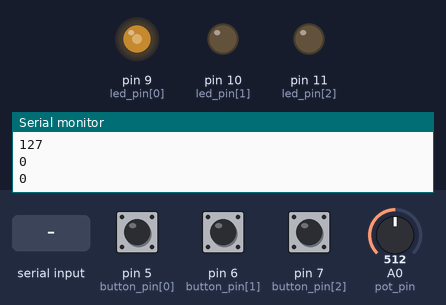
A program run on a simulated Arduino Uno, built with avr-gcc and run on an emulated ATmega328P. Parts: output pins drawn as LEDs (lit = HIGH), the last lines printed to the serial monitor. Dashed ring = blinking. Inputs (shaded band) come from the test bench; at power-on: pin 6 (button_pin[1]) HIGH, A0 (pot_pin) = 512, pin 5 (button_pin[0]) HIGH, pin 7 (button_pin[2]) HIGH.

Above: at 1.2 s.
1.3 s: pin 6 (button_pin[1]) pulled LOW for 0.15 s
At 2.07 s:
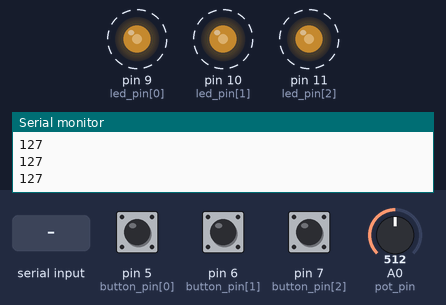
4.3 s: A0 (pot_pin) set to 716
At 4.32 s:
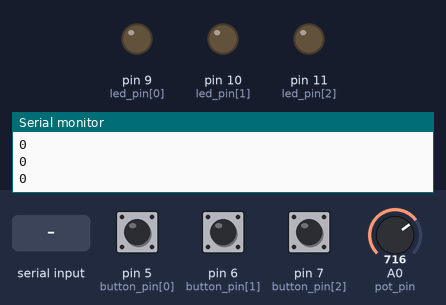
7.3 s: pin 5 (button_pin[0]) pulled LOW for 0.15 s
At 8.6 s:
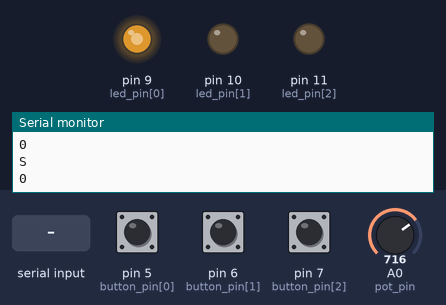
8.9 s: "S\n" received over Serial
At 11.8 s:
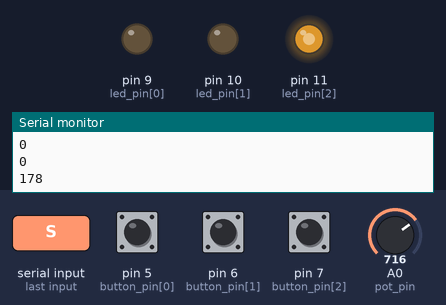
11.9 s: A0 (pot_pin) set to 900
14.9 s: pin 6 (button_pin[1]) pulled LOW for 1 s
Timing chart, 0 to 19.9 s (numbered marks = the images above; inputs shaded):
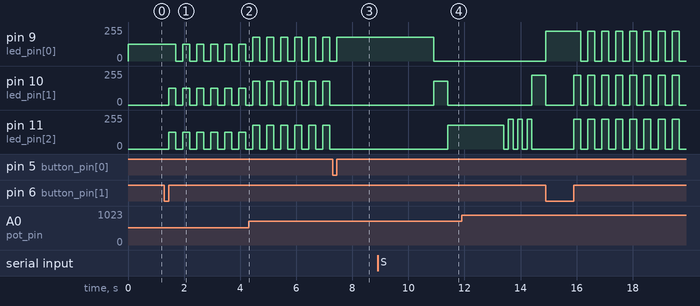

The program:

main.cpp
```cpp
#include <Arduino.h>
#include <TaskScheduler.h> // 스케줄러 헤더파일
#include "PinChangeInterrupt.h" // 버튼인터럽터 헤더파일


/////led,state를 배열로 사용 할 때 편의를 위해서 enum 사용

enum{

    RED = 0, YELLOW = 1, GREEN = 2,

    EMERGENCY = 0, BLINK = 1, OFF = 2, NORMAL = 3,

};


/////아두이노의 핀을 각 기능에 맞게 배열로 선언

const int led_pin[3] ={9,10,11}; // led핀 배열 analogwrite를 사용가능한 9,10,11번핀 사용
const int button_pin[3]={5, 6, 7}; // 버튼핀 배열
const int pot_pin = A0; // 가변저항값을 읽는 변수


///// 사용될 함수의 프로토타입을 선언

void Set_Bright(int red,int yellow,int green); // 밝기를 설정함수
void Led_On(); // led를 설정된 밝기로 키는 함수

void Emergency_State(); // emergency상태로 변경하는 함수
void Blink_State();  // blink상태로 변경하는 함수
void Off_State();   // off상태로 변경하는 함수
void Normal_State();  // normal상태로 변경하는 함수

void Blink_Callback();  // blink상태에서 스케쥴러가 지속적으로 호출하는 함수
void Normal_Callback(); // normal상태에서 스케줄러가 지속적으로 호출하는 함수

void Set_Normal_Sequence(); // normal상태의 주기를 변경하는 함수

void Pot_Callback(); // 가변저항의 변화를 지속적으로 확인하는 함수


///// 스케줄러 선언, task선언

Scheduler ts; //스케줄러 객체를 선언합니다.

Task Normal_Task(2000,TASK_FOREVER,Normal_Callback,&ts,false); // normal상태에서 실행되는 task입니다. normal_callback의 setInterval()함수에 따라 주기가 변경되며 호출합니다.
Task Blink_Task(250,TASK_FOREVER,Blink_Callback,&ts,false); // blink상태에서 실행되는 task입니다. 250ms간격으로 blink_callback을 호출합니다.


Scheduler ts2; //스케줄러 객체를 선언합니다.
Task Pot_Task(20,TASK_FOREVER,Pot_Callback,&ts2,true); // normal,emergency 상태에서 실행되는 task입니다. 20ms간격으로 pot_callback을 호출합니다.

///// 설정값을 저장하는 변수 선언

int state; //신호등 상태를 저장합니다.

int set_bright_arr[3]; // 설정된 밝기를 저장합니다.
int cur_bright_arr[3]; // 현재 밝기를 저장합니다.

int normal_interval_arr[3]; // r,y,g의 설정된 주기를 저장합니다.

int normal_sequence; // normal상태의 순서를 저장합니다.
int normal_sequence_arr[10]; //normal상태의 순서에 따른 주기를 저장합니다.
int pot_value; // 가변저항 값을 저장합니다.


void setup(){

    Serial.begin(9600); // 9600 budrate로 시리얼통신을 시작합니다.


    ///// 핀모드 설정

    pinMode(led_pin[RED],OUTPUT); // 설정에 맞게 전압을 출력하기 위해 OUPUT으로 설정
    pinMode(led_pin[YELLOW],OUTPUT);
    pinMode(led_pin[GREEN],OUTPUT);

    pinMode(button_pin[EMERGENCY],INPUT_PULLUP); // 입력되는 전압이 floating되는 상태를 방지하기 위해 input_pullup으로 설정
    pinMode(button_pin[BLINK],INPUT_PULLUP);
    pinMode(button_pin[OFF],INPUT_PULLUP);


    ////// 버튼 인터럽트 설정

    attachPCINT(digitalPinToPCINT(button_pin[EMERGENCY]), Emergency_State, RISING); // emergency에 해당하는 버튼이 눌릴경우 emergency_state함수가 호출된다,
    attachPCINT(digitalPinToPCINT(button_pin[BLINK]), Blink_State, RISING); // blink에 해당하는 버튼이 눌릴경우 blink_state가 호출된다.
    attachPCINT(digitalPinToPCINT(button_pin[OFF]), Off_State, RISING); // off에 해당하는 버튼이 눌릴경우 off_state가 호출된다.


    ////// 초기 설정값

    set_bright_arr[RED] = 255; // led 밝기의 초기 설정값은 최대 밝기로 합니다.
    set_bright_arr[YELLOW] = 255;
    set_bright_arr[GREEN] = 255;

    state = NORMAL;  // 초기 상태는 normal입니다.

    normal_sequence = 0; // normal 상태애서 진행되는 순서를 초기값 0으로 설정합니다.
    normal_interval_arr[RED] = 2000; // 빨간색 led의 주기 설정
    normal_interval_arr[YELLOW] = 500; // 노란색 led 주기 설정
    normal_interval_arr[GREEN] = 2000; // 녹색 led 주기 설정

    Set_Normal_Sequence(); //normal_sequence_arr에 설정된 주기를 갱신합니다.


    pot_value = analogRead(pot_pin); // 초기 가변저항 값 설정
    Normal_State(); // normal상태로로 시작하기위해 normal_state함수를 호출합니다.

}


void loop(){
    Led_On(); // 현재 밝기에 맞춰 led를 킵니다.

    ts.execute(); // normal_task와 blink_task를 실행할 스케줄러를 실행합니다.

    if(state == NORMAL || state == EMERGENCY){ //led색의 변화가 있을때만 가변저항값을 읽기 때문에 , 색이 바뀌는 주기가 긴 normal,emegency상태에선 스케줄러를 통해서 가변저항 값을 읽습니다.
        ts2.execute();
    }


}


////// 가변저항값을 스케줄러로 읽을 때 주기적으로 호출하는 함수

void Pot_Callback(){
    int cur_pot_value = analogRead(pot_pin);
    if( (pot_value - cur_pot_value)*(pot_value - cur_pot_value) >= 9 ) { // 가변저항 노이즈를 고려하여 이전값과 3이상 차이나는 경우만 실행

        Set_Bright( set_bright_arr[RED],set_bright_arr[YELLOW],set_bright_arr[GREEN]); // 설정된 값을로 갱신합니다.
    }

}

///// 현재밝기 설정함수. 입력받은 인자로 현재 밝기를 갱신하고.  웹으로 값을 전달합니다.

void Set_Bright(int red,int yellow, int green){

    set_bright_arr[RED] = red;
    set_bright_arr[YELLOW] = yellow;
    set_bright_arr[GREEN] = green;


    pot_value = analogRead(pot_pin);
    float temp = (float)pot_value / 1023;  // 현재 가변저항 값을 읽어 비율로 변경합니다.

    cur_bright_arr[RED] = (int)(red *temp); // 설정된 밝기에 비율로 변환된 가변저항값을 곱하여 밝기를 갱신합니다.
    cur_bright_arr[YELLOW] = (int)(yellow *temp);
    cur_bright_arr[GREEN] = (int)(green *temp);


    Serial.print("B"); // 밝기에 대한 정보임을 나타내는 B를 보내 웹에서 밝기 정보를 처리하는 함수를 호출하도록 합니다.
    Serial.print("\n"); //개행문자를 보내 정보의 끝을 표시합니다.

    Serial.print(cur_bright_arr[RED]); // led의 밝기 정보를 보냅니다.
    Serial.print("\n");

    Serial.print(cur_bright_arr[YELLOW]); //
    Serial.print("\n");

    Serial.print(cur_bright_arr[GREEN]);
    Serial.print("\n");

}


////// cur_bright_arr의 값을 led_pin으로 출력하고

void Led_On(){


    analogWrite(led_pin[RED],cur_bright_arr[RED]); // 현재 밝기로 출력합니다.
    analogWrite(led_pin[YELLOW],cur_bright_arr[YELLOW]);
    analogWrite(led_pin[GREEN],cur_bright_arr[GREEN]);


}


///// 신호등을 normal 상태로 변경하는 함수

void Normal_State(){

    state = NORMAL; // 상태정보를 normal(= 3)으로 갱신합니다.
    normal_sequence = 0; // 빨간 led부터 순차적으로 진행하도록 순서를 0으로 변경합니다.

    ts.disableAll(); // ts의 모든task들을 중단시킵니다.
    Normal_Task.restart(); // Normal_task가 true상태에서 disable된 경우 다시 enable이 가능하도록 재설정합니다.
    Normal_Task.enable(); // Normal_task를 실행합니다.


    Serial.print("S"); // 상태에 대한 정보임을 나타내는 S를 보내 웹에서 상태 정보를 처리하는 함수를 호출하도록 합니다.
    Serial.print("\n"); // 개행분자를 보내 정보의 끝을 표시합니다.

    Serial.print(state); // 상태 정보를 보냅니다.
    Serial.print("\n");

}


////// normal_task에서 주기적으로 호출하는 함수.

void Normal_Callback(){


    /*
    normal_sequence의 값을 조건문으로 나누어 현재 밝기를 갱신합니다.

    과제에서 제시된 순서는
    R -> Y -> G -> Bink(off -> G -> off -> G -> off -> G) -> Y
    0 -> 1 -> 2 ->       3  -> 4 ->   5 -> 6 ->  7  -> 8  -> 9

    */
    if(normal_sequence == 0){

        Set_Bright(255,0,0); // 빨간색만 빛나도록 현재 밝기 갱신
    }
    else if( normal_sequence == 1  || normal_sequence == 9){

        Set_Bright(0,255,0); // 노란색만 빛나도록 현재 밝기 갱신
    }
    else if( normal_sequence == 2 ){

        Set_Bright(0,0,255); // 녹색만 빛나도록 현재 밝기 갱신
    }
    else if( normal_sequence <= 8  ){

        if( set_bright_arr[GREEN] > 0){ // 녹색이 켜져있는 경우

            Set_Bright(0,0,0); // 모두 꺼지도록 현재 밝기 갱신
        }
        else{ // 빛이 꺼져있는 경우

            Set_Bright(0,0,255); // 녹색만 빛나도록 현재 밝기 갱신
        }

    }


    Normal_Task.setInterval( normal_sequence_arr[ normal_sequence ] ); // set_normal_sequence로 설정된  normal_sequence_arr값을 현재 순서에 맞게 주기를 변경
    normal_sequence = ( normal_sequence + 1 )%10; // 주기적으로 반복하기 위해 진행이 9(yellow)까지 끝나면 다시 0번째로 돌아가 반복


}


///// emergency버튼이 눌린경우 호출되는 함수

void Emergency_State(){

    if( state != EMERGENCY){ // 토글기능,다른 상태에서 emergency버튼이 눌린다면 emergency상태로 변경합니다.

        state = EMERGENCY; // 상태를 emergency(= 0 )으로 갱신합니다.
        ts.disableAll(); // 스케줄러에서 현재 실행중인 task를 모두 종료

        Set_Bright(255,0,0); // 빨간 불빛만 켜지도록 현재 밝기 갱신


        Serial.print("S"); // 상태에 대한 정보임을 나타내는 S를 보내 웹에서 상태 정보를 처리하는 함수를 호출하도록 합니다.
        Serial.print("\n"); // 개행분자를 보내 정보의 끝을 표시합니다.

        Serial.print(state); // 상태 정보를 보냅니다.
        Serial.print("\n");

    }
    else{ // 토글 기능, emergency상태에서 한번 더 버튼이 눌린다면 normal 상태로 돌아갑니다.

        Normal_State(); // normal상태로 변경합니다.
    }
}


////// blink 버튼이 눌릴경우 호출되는 함수

void Blink_State(){

    if( state != BLINK){ // 토글기능, bilnk상태가 아닌경우 버튼이 눌린다면 blink상태로 변경합니다.

        state = BLINK; // 상태를 blink(= 1)로 갱신합니다.

        ts.disableAll();// 스케줄러에서 현재 실행중인 task를 모두 종료
        Blink_Task.restart(); // Blink_Task가 true상태에서 disable된 경우 다시 enable이 가능하도록 재설정합니다.

        Set_Bright(0,0,0); //blink상태로 변경시 모두 꺼진 상태로 시작합니다.
        Blink_Task.enable(); //Blink_Task를 실행시키니다.


        Serial.print("S"); // 상태에 대한 정보임을 나타내는 S를 보내 웹에서 상태 정보를 처리하는 함수를 호출하도록 합니다.
        Serial.print("\n"); // 개행분자를 보내 정보의 끝을 표시합니다.

        Serial.print(state); // 상태 정보를 보냅니다.
        Serial.print("\n");

    }
    else{ // 토글기능, blink상태에서 버튼이 한번 더 눌린다면 normal상태를 종료합니다

        Normal_State();// normal상태로 변경합니다.
    }

}


////// blink_task가 주기적으로 호출하는 함수

void Blink_Callback(){


    if( cur_bright_arr[RED] > 0){ // 현재 불이 켜져있는 경우

        Set_Bright(0,0,0); // 현재 밝기를 모두 0으로 갱신합니다.

    }
    else{ // 현재 불이 꺼져 있는 경우

        Set_Bright(255,255,255); // 불빛이 켜지도록 현재 밝기를 갱신합니다.
    }


}


////// off버튼이 눌린 경우 호출되는 함수입니다.

void Off_State(){

    if( state != OFF){ // 토글기능, off상태가 아닐 때 버튼이 눌린경우. Off상태로 변경합니다.

        state = OFF; // 현재 상태를 off(= 2)로 변경합니다.

        ts.disableAll(); // 스케줄러의 모든 task를 종료시키니다.

        Set_Bright(0,0,0); // 현재 밝기를 모두 0으로 갱신합니다.


        Serial.print("S"); // 상태에 대한 정보임을 나타내는 S를 보내 웹에서 상태 정보를 처리하는 함수를 호출하도록 합니다.
        Serial.print("\n"); // 개행분자를 보내 정보의 끝을 표시합니다.

        Serial.print(state); // 상태 정보를 보냅니다.
        Serial.print("\n");

    }
    else{ // 토글기능, off인 상태에서 다시 버튼을 누를 경우 normal상태로 돌아갑니다.

        Normal_State(); // normal상태로 변경합니다.
    }

}


///// normal상태의 신호 주기를 변경하는 함수입니다.

void Set_Normal_Sequence(){
    //Normal_callback함수에서 setInterval() 함수를 통해 순서에 맞게 주기를 변경 하도록 값을 갱신합니다.

    normal_sequence_arr[0] = normal_interval_arr[RED];

    normal_sequence_arr[1] = normal_interval_arr[YELLOW];

    normal_sequence_arr[2] = normal_interval_arr[GREEN];

    normal_sequence_arr[3] = (int)(1000/6) ; //off
    normal_sequence_arr[4] = (int)(1000/6) ; // on
    normal_sequence_arr[5] = (int)(1000/6) ; //off
    normal_sequence_arr[6] = (int)(1000/6) ; // on
    normal_sequence_arr[7] = (int)(1000/6) ; //off
    normal_sequence_arr[8] = (int)(1000/6) ; //on

    normal_sequence_arr[9] = normal_interval_arr[YELLOW];

}


/////// 시리얼에서 데이터를 읽을 수 있는 경우 호출되는 함수 입니다.

void serialEvent()
{
	static char buffer[100] = {0}; // 시리얼로 입력된 데이터를 저장하기 위한 공간
	static int index = -1;		   // buffer의 사용 상태를 알기 위한 변수

    if (Serial.available()) // 버퍼에 읽을 수 있는 문자가 있다면 실행합니다.
	{
		index++;
		buffer[index] = Serial.read(); // 한 글자씩만 읽는다. 멀티태스킹 기능을 위해 최소한의 동작만 하는 것.

	}
	if (buffer[index] == '\n') // 한 명령어가 모두 수신 되면 명령을 해석한다. 개행문자로 명령어의 끝을 표현하는 경우.
	{

        char last_index = buffer[index-1]; // 웹에서 보낸 데이터가 상태변경,주기변경인지 표시하기 위해 추가된 문자를 읽습니다.
        buffer[index-1] = '\n'; // 어떤 종류의 정보인지 확인했으면 개행문자로 바꾸어 string으로 변경하기 쉽도록 처리해줍니다.
        String input(buffer); // 버퍼에 받은 정보를 문자열로 바꾸는 함수를 호출합니다.

        /*
        주기에 대한 데이터는  주기(100~5000) + LED색(0~2) + \n 으로 전송되고
        상태에 대한 데이터는  상태(0~3) + S + \n 으로 전송된다.
        */


        if( last_index >= '0' && last_index <= '2'  ){ //수신 데이터가 0~2에 해당하는 주기에 대한 정보인 경우

            normal_interval_arr[last_index -'0'] = input.toInt(); // 수신된 주기 문자열을 정수형태로 변경해 주기정보를 갱신한다.
            Set_Normal_Sequence(); // 주기정보가 갱신되었음으로 재설정한다.

        }
        else if( last_index == 'S'){ //수신 데이터가 S에 해당하는 상태에 대한 정보인 경우


            int input_state = input.toInt(); // 수신된 상태에 대한 문자열 정수형태로 변경한다.

            if(input_state == NORMAL) Normal_State();  // normal을 수신했다면 normal상태로 전환
            else if( input_state == EMERGENCY ) Emergency_State(); // emergency를 수신했다면 emergency상태로 전환
            else if ( input_state == BLINK ) Blink_State();  // blinkf를 수신했다면 blink상태로 전환
            else if( input_state == OFF) Off_State(); // off를 수신했다면 off상태로 전환

        }

		index = -1; // 한 명령어에 대한 처리가 끝났으므로 buffer 사용 정보 초기화.
	}
}
```

Measured:
- after the input at 7.3 s, pin 9 (led_pin[0]): goes on until 7.5 s, then stays 178/255; pin 10 (led_pin[1]), pin 11 (led_pin[2]): stops changing and stays 0/255
- after the input at 8.9 s, pin 9 (led_pin[0]): 178/255 → 0/255 after 2.0 s; pin 10 (led_pin[1]): 0/255 → 178/255 after 2.0 s, → 0/255 0.50 s later; pin 11 (led_pin[2]): 0/255 → 178/255 after 2.5 s
- after the input at 11.9 s, pin 9 (led_pin[0]): 0/255 → 224/255 after 3.0 s
- by itself, pin 9 (led_pin[0]), pin 10 (led_pin[1]), pin 11 (led_pin[2]): alternates 178/255 for 0.25 s and 0/255 for 0.25 s
